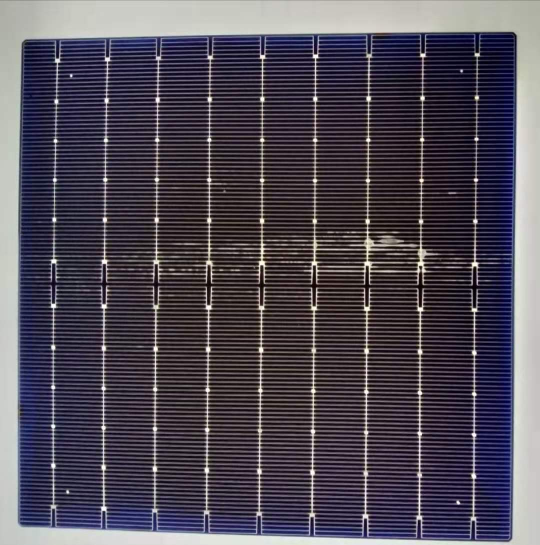
#> input picture pic/4.jpg, 1080 x 1089 px, found by its file name (shown at 1/2 size)
$ python step1.py
#> lines starting #> are read from the running program, lines starting #| are printed output that depends on the picture; after the words box and inside, x2 and y2 are one past the last pixel; in counts of white or black regions, pixels touching at a corner belong together
import cv2

# Load the image
img = cv2.imread("C://Users//yzgua//Desktop//bat//pic//4.jpg")
#> img is the input picture: shape (1089, 1080, 3); mean B, G, R 87.5, 75.8, 81.5
h_pic, w_pic, c_pic = img.shape[:3]
#> h_pic = 1089; w_pic = 1080; c_pic = 3
# print(h_pic)

if h_pic ==  3288 and w_pic == 4608:
    cut_h = 100
    cut_w = 850
    img = img[cut_h:h_pic-cut_h, cut_w:w_pic-cut_w]

gray = cv2.cvtColor(img,cv2.COLOR_BGR2GRAY)
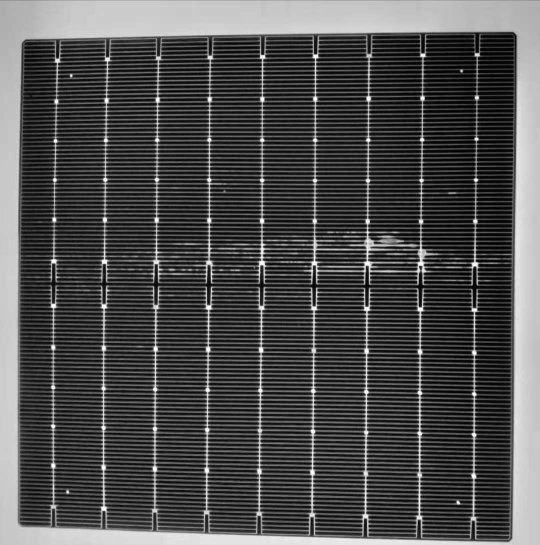
#> gray: shape (1089, 1080) (shown at 1/2 size); min 0, max 255, mean 78.8

edged = cv2.Canny(img, 170, 490)
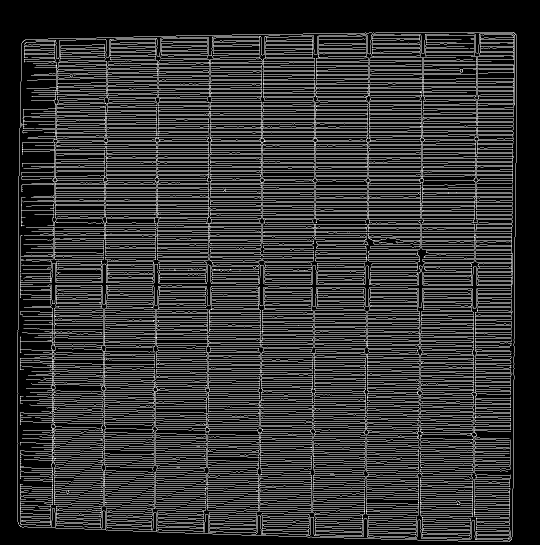
#> edged: shape (1089, 1080) (shown at 1/2 size); 19.5% white in thin lines or dots, all inside (x1, y1, x2, y2) = (35, 64, 1034, 1084)
cv2.namedWindow('edge', 0)
cv2.imshow('edge',edged)

# Apply adaptive threshold
thresh = cv2.adaptiveThreshold(edged, 255, 0, 1, 11, 2)
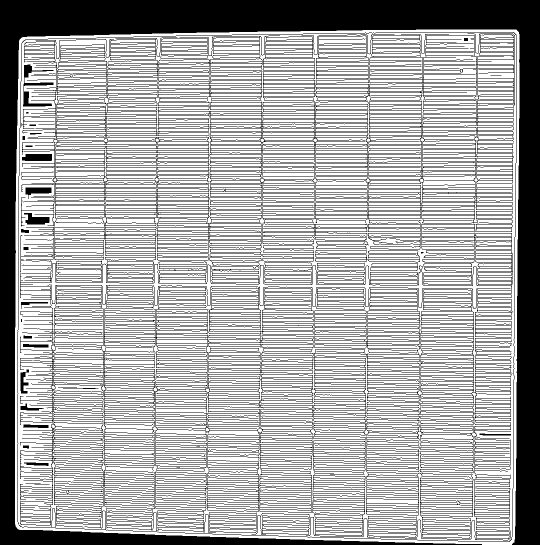
#> thresh: shape (1089, 1080) (shown at 1/2 size); 66.2% white; 239 black regions (8 under 20 px), largest, box (x1, y1, x2, y2) and area: (0, 0, 1080, 1089) 161172, (43, 67, 1030, 520) 52575, (40, 590, 732, 932) 25429
thresh_color = cv2.cvtColor(thresh, cv2.COLOR_GRAY2BGR)
cv2.namedWindow('thresh', 0)
cv2.imshow('thresh',thresh)

# apply some dilation and erosion to join the gaps - change iteration to detect more or less area's
thresh = cv2.dilate(thresh,None,iterations = 15)
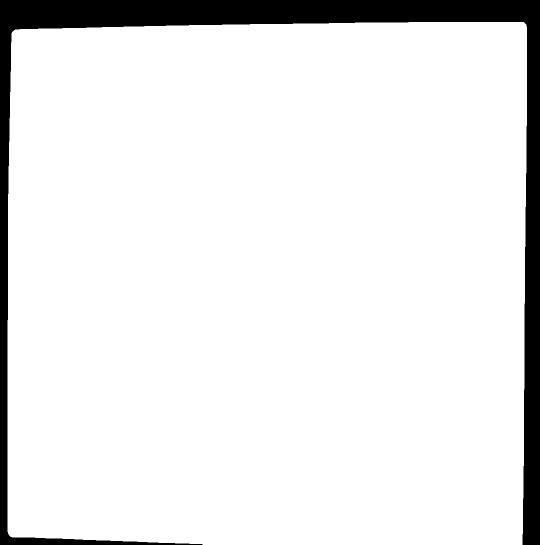
#> thresh: shape (1089, 1080) (shown at 1/2 size); 91.1% white; 1 black region, box (x1, y1, x2, y2) and area: (0, 0, 1080, 1089) 104604
cv2.namedWindow('dilate', 0)
cv2.imshow('dilate',thresh)

thresh = cv2.erode(thresh,None,iterations = 15)
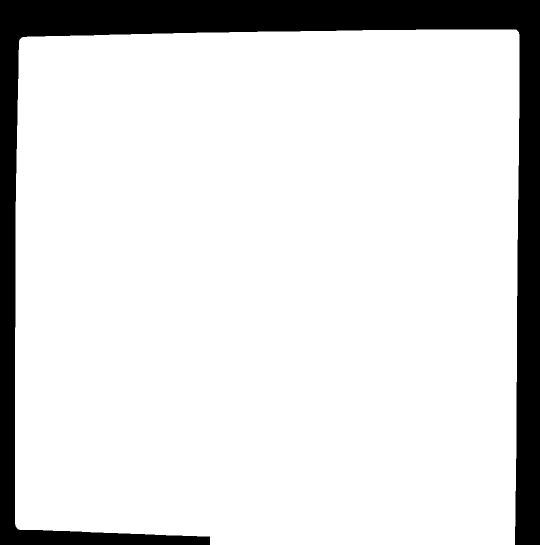
#> thresh: shape (1089, 1080) (shown at 1/2 size); 86.6% white; 1 black region
cv2.namedWindow('erode', 0)
cv2.imshow('erode',thresh)


# Find the contours
contours,hierarchy = cv2.findContours(thresh,
                                        cv2.RETR_TREE,
                                        cv2.CHAIN_APPROX_SIMPLE)
#> contours = 1 contour; box (x1, y1, x2, y2) and area: (30, 59, 1039, 1089) 1017040

# For each contour, find the bounding rectangle and draw it
batx = 0
baty = 0
maxw = 0
maxh = 0

for cnt in contours:
    x,y,w,h = cv2.boundingRect(cnt)
    cv2.rectangle(img,
            (x,y),(x+w,y+h),
            (0,0,255),
            10)
    if( w > maxw and h > maxh and w != maxh and h != maxh):
        batx = x
        baty = y
        maxw = w
        maxh = h
#> this loop made 1 pass
#> (x, y, w, h, batx, baty, maxw, maxh) on pass 1: (30, 59, 1009, 1030, 30, 59, 1009, 1030)
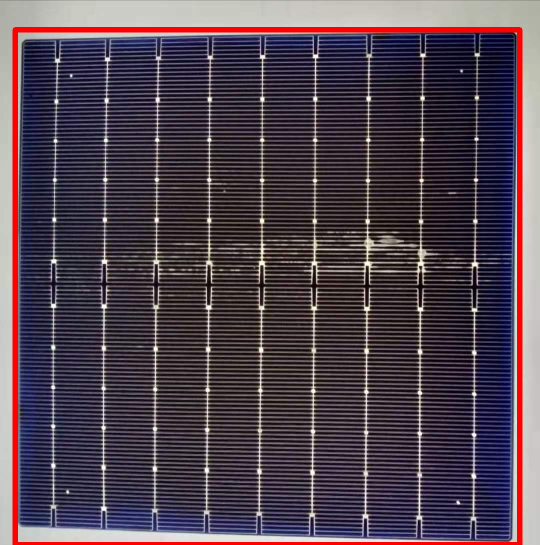
#> img: shape (1089, 1080, 3) (shown at 1/2 size); 3.29% of pixels changed, all inside (x1, y1, x2, y2) = (25, 54, 1045, 1089)
#> after the loop, batx = 30; baty = 59; maxh = 1030; maxw = 1009

cv2.rectangle(img,
            (batx,baty),(batx+maxw,baty+maxh),
            (0,0,255),
            10)

cv2.namedWindow('demo', 0)
cv2.imshow('demo',img)

margin_coef = 800

margin_x = int(w_pic/margin_coef)
#> margin_x = 1
margin_y = int(h_pic/margin_coef)
#> margin_y = 1

ylow = max(baty-margin_y, 0)
#> ylow = 58
yhigh = min(baty+maxh+margin_y, h_pic)
#> yhigh = 1089
xlow = max(batx-margin_x, 0)
#> xlow = 29
xhigh = min(batx+maxw+margin_x, w_pic)
#> xhigh = 1040

crop = img[ylow:yhigh, xlow:xhigh]
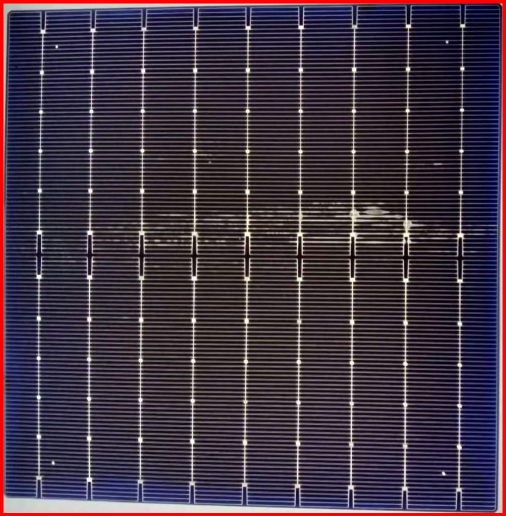
#> crop: shape (1031, 1011, 3) (shown at 1/2 size); mean B, G, R 69.1, 54.9, 67.7
# cv2.imwrite("C:\\Users\\yzgua\\Desktop\\bat\\test\\720\\720_800.jpg", crop)

cv2.namedWindow('crop', 0)
cv2.imshow('crop',crop)
cv2.waitKey(0)
cv2.destroyAllWindows()

$ run again, with pic/2.jpg copied over pic/4.jpg
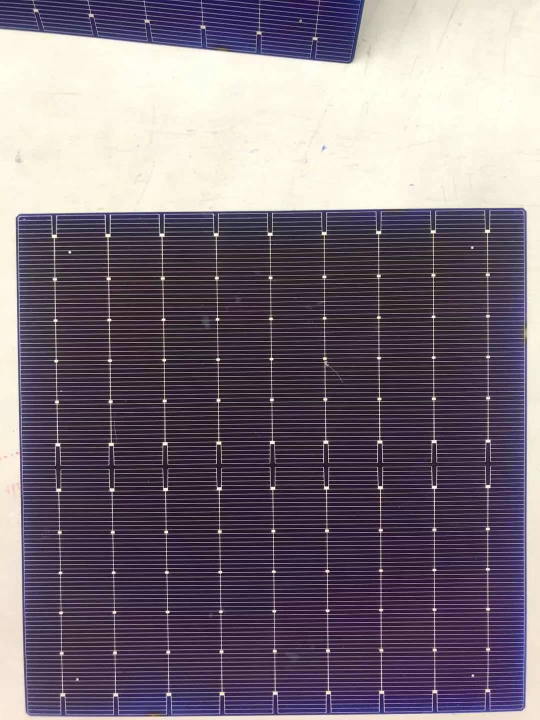
#> input picture pic/2.jpg, 1080 x 1440 px, found by its file name (shown at 1/2 size)
#> img is the input picture: shape (1440, 1080, 3); mean B, G, R 122.8, 112, 123.4
#> edged: shape (1440, 1080); 16.4% white in thin lines or dots
#> thresh_color: shape (1440, 1080, 3); 55.3% white; 221 black regions (49 under 20 px), largest, box (x1, y1, x2, y2) and area: (0, 0, 1080, 1440) 438962, (35, 420, 1051, 1431) 212709, (0, 0, 721, 117) 13386
#> contours = 2 contours; box (x1, y1, x2, y2) and area: (26, 410, 1060, 1440) 1046832, (0, 0, 735, 133) 71092
#> the loop `for cnt in contours:` made 2 passes
#> (x, y, w, h, batx, baty, maxw, maxh) on pass 1: (26, 410, 1034, 1030, 26, 410, 1034, 1030)
#> after the loop `for cnt in contours:`:
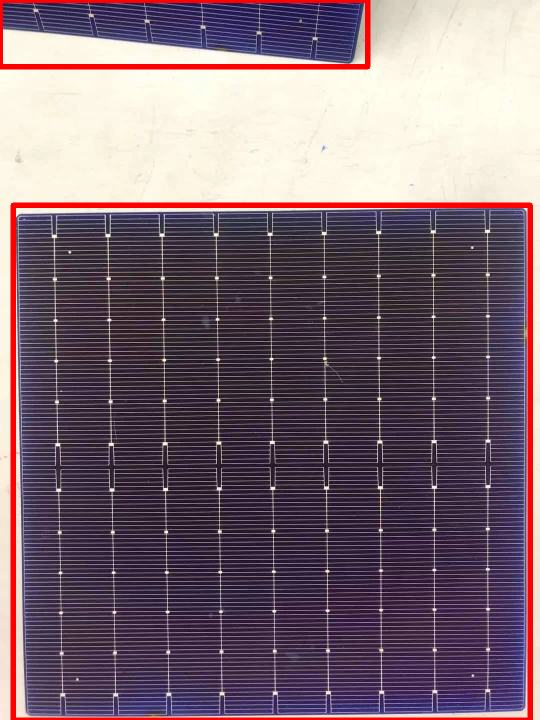
#> img: shape (1440, 1080, 3) (shown at 1/2 size); 3.46% of pixels changed, all inside (x1, y1, x2, y2) = (0, 0, 1066, 1440)
#> after the loop `for cnt in contours:`: batx = 26; baty = 410; maxh = 1030; maxw = 1034
#> ylow = 409
#> yhigh = 1440
#> xlow = 25
#> xhigh = 1061
#> `crop = img[ylow:yhigh, xlow:xhigh]`:
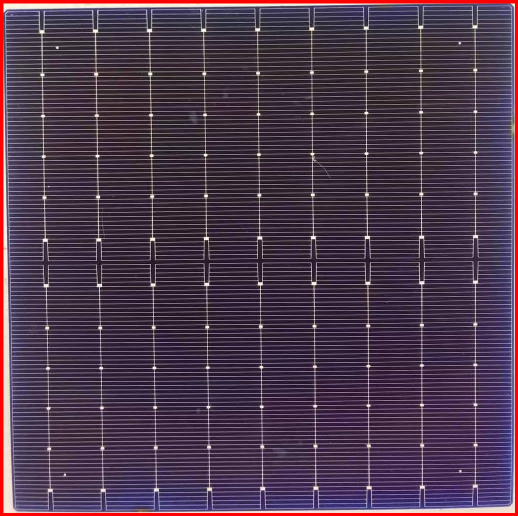
#> crop: shape (1031, 1036, 3) (shown at 1/2 size); mean B, G, R 77.6, 57.8, 77.6

$ run again, with pic/3.jpg copied over pic/4.jpg
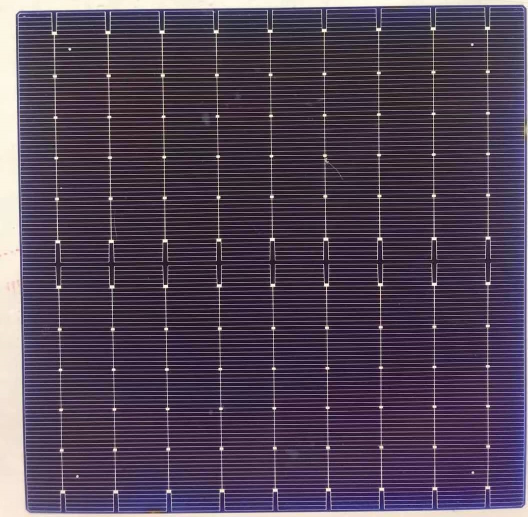
#> input picture pic/3.jpg, 1055 x 1034 px, found by its file name (shown at 1/2 size)
#> img is the input picture: shape (1034, 1055, 3); mean B, G, R 85.7, 67.2, 80.9
#> edged: shape (1034, 1055); 21.9% white in thin lines or dots
#> thresh_color: shape (1034, 1055, 3); 73.4% white; 192 black regions (33 under 20 px), largest, box (x1, y1, x2, y2) and area: (43, 415, 1050, 1025) 109284, (35, 14, 1051, 551) 106017, (0, 0, 1055, 1034) 50511
#> contours = 1 contour; box (x1, y1, x2, y2) and area: (26, 0, 1055, 1034) 1051943
#> the loop `for cnt in contours:` made 1 pass
#> (x, y, w, h, batx, baty, maxw, maxh) on pass 1: (26, 0, 1029, 1034, 26, 0, 1029, 1034)
#> after the loop `for cnt in contours:`:
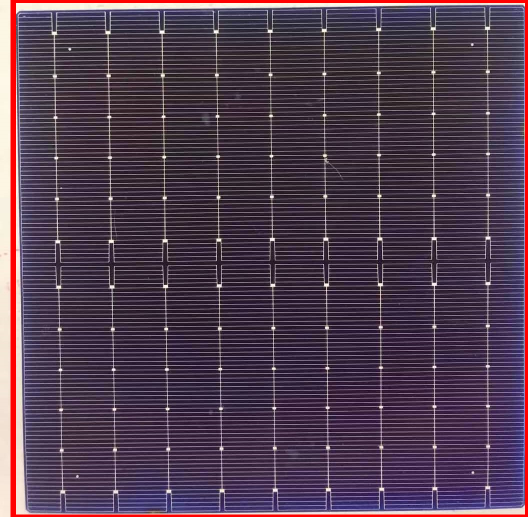
#> img: shape (1034, 1055, 3) (shown at 1/2 size); 2.54% of pixels changed, all inside (x1, y1, x2, y2) = (21, 0, 1055, 1034)
#> after the loop `for cnt in contours:`: batx = 26; baty = 0; maxh = 1034; maxw = 1029
#> ylow = 0
#> yhigh = 1034
#> xlow = 25
#> xhigh = 1055
#> `crop = img[ylow:yhigh, xlow:xhigh]`:
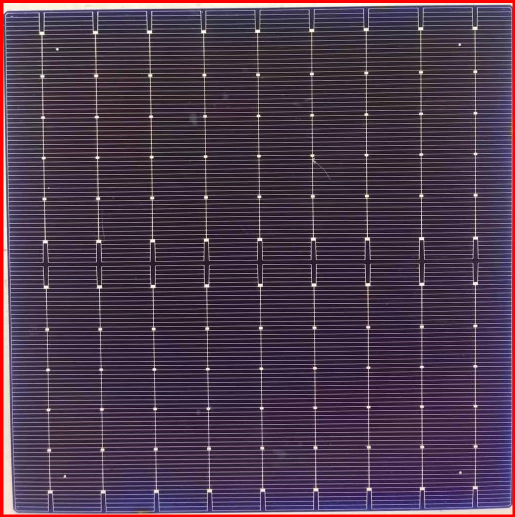
#> crop: shape (1034, 1030, 3) (shown at 1/2 size); mean B, G, R 77.8, 58.3, 77.6

$ run again, with pic/5.jpg copied over pic/4.jpg
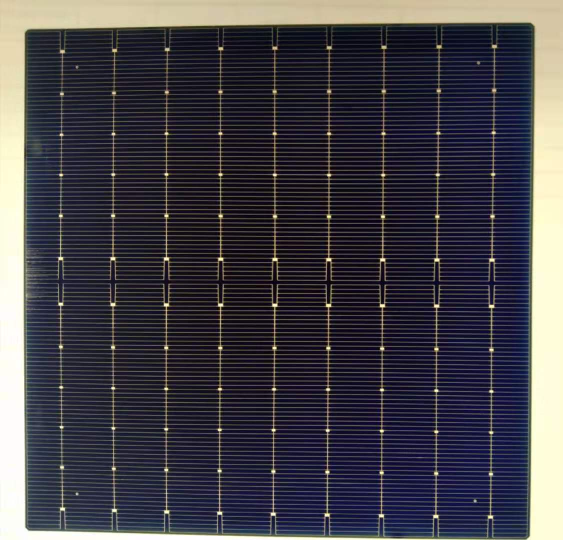
#> input picture pic/5.jpg, 1126 x 1080 px, found by its file name (shown at 1/2 size)
#> img is the input picture: shape (1080, 1126, 3); mean B, G, R 73.8, 66.5, 68.7
#> edged: shape (1080, 1126); 17.2% white in thin lines or dots, all inside (x1, y1, x2, y2) = (47, 45, 1070, 1079)
#> thresh_color: shape (1080, 1126, 3); 63.3% white; 173 black regions (14 under 20 px), largest, box (x1, y1, x2, y2) and area: (0, 0, 1126, 1080) 156497, (51, 566, 1060, 1076) 101213, (50, 56, 1063, 561) 52088
#> contours = 13 contours; largest, box (x1, y1, x2, y2) and area: (42, 40, 1075, 1080) 1061130, (54, 63, 117, 155) 5404, (893, 51, 978, 108) 4671, (360, 57, 428, 131) 4551, (784, 51, 864, 109) 4224
#> the loop `for cnt in contours:` made 13 passes
#> (x, y, w, h, batx, baty, maxw, maxh) on pass 1: (42, 40, 1033, 1040, 42, 40, 1033, 1040)
#> after the loop `for cnt in contours:`: batx = 42; baty = 40; maxh = 1040; maxw = 1033
#> ylow = 39
#> yhigh = 1080
#> xlow = 41
#> xhigh = 1076
#> `crop = img[ylow:yhigh, xlow:xhigh]`:
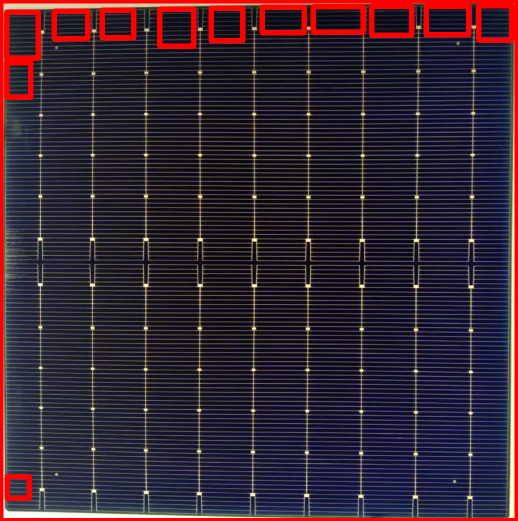
#> crop: shape (1041, 1035, 3) (shown at 1/2 size); mean B, G, R 51.5, 38.8, 54.4
